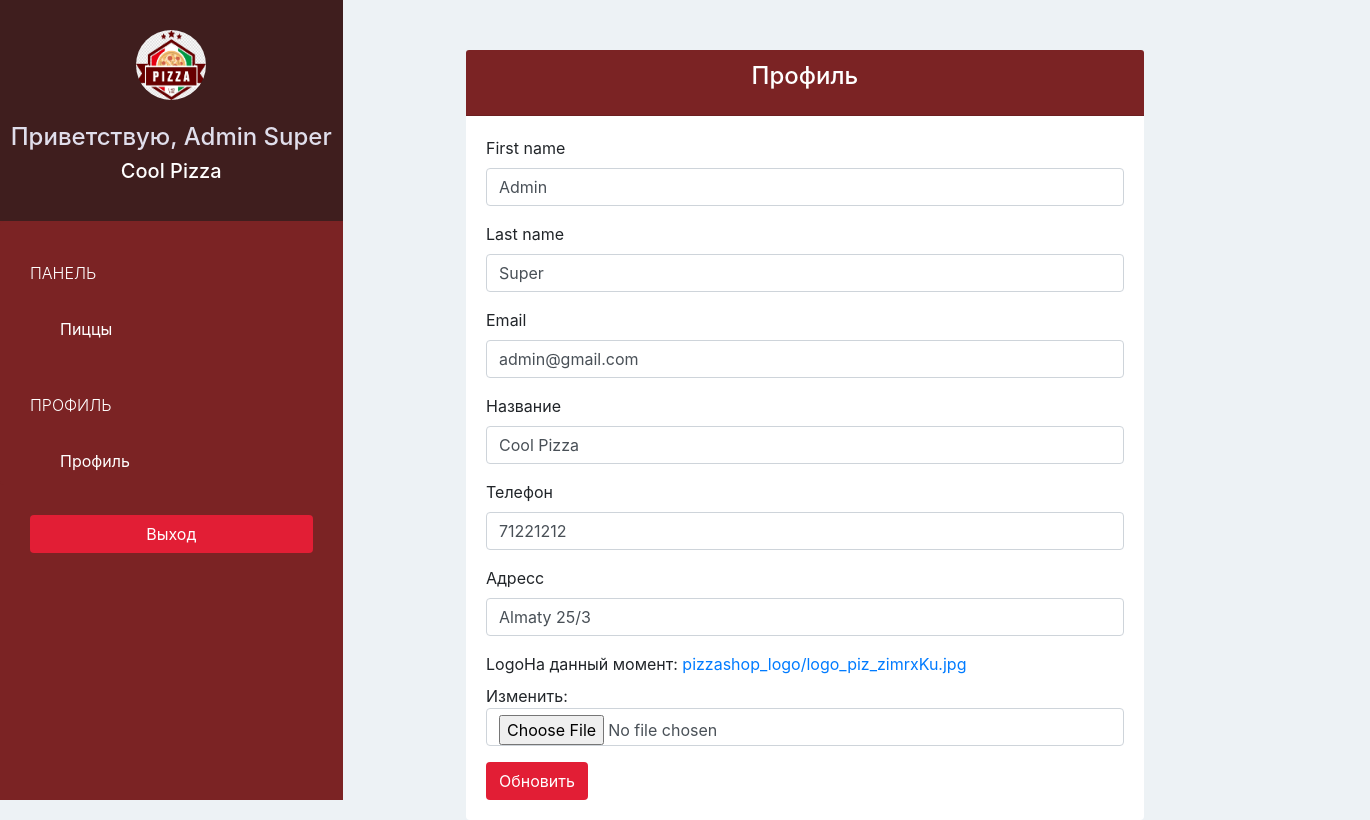
Page /pizzashop/account/ (signed in) on the earlier database version.
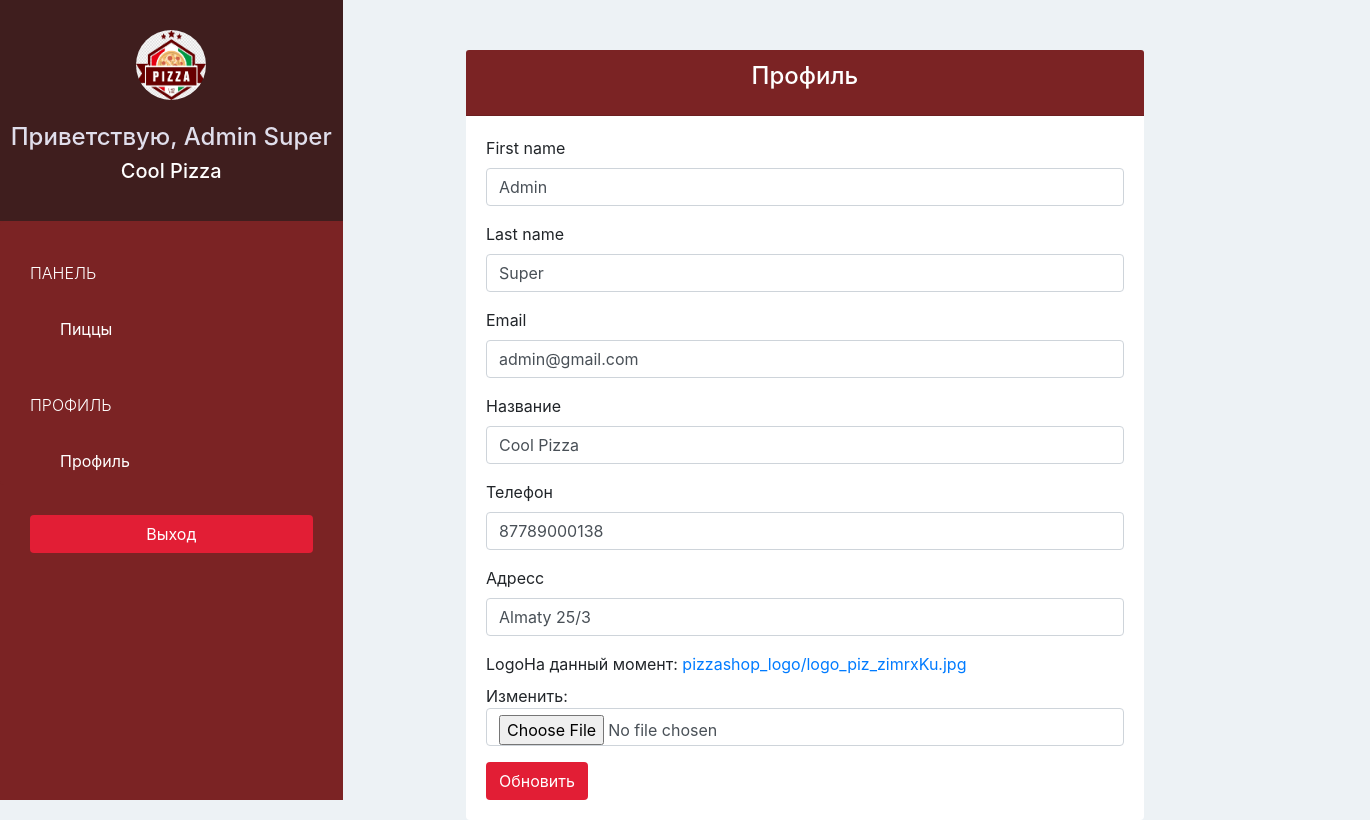
Same page on the later database version.
### pizzashopapp/models.py (models this page shows, shortened)
class PizzaShop(models.Model):
    owner = models.OneToOneField(User, on_delete=models.CASCADE, related_name='pizzashop')
    name = models.CharField(max_length=40, verbose_name='Название')
    phone = models.CharField(max_length=20, verbose_name='Телефон')
    address = models.CharField(max_length=40, verbose_name='Адресс')
    logo = models.ImageField(upload_to='pizzashop_logo/', blank=False)

### pizzashopapp/views.py (the view)
# urls.py: url(r'^pizzashop/account/$', views.pizzashop_account,name='pizzashop-account'),
@login_required(login_url='/pizzashop/sign_in/')
def pizzashop_account(request):
    user_form = UserFormForEdit(instance=request.user)
    pizzashop_form = PizzaShopForm(instance=request.user.pizzashop)
    if request.method=='POST':
        user_form = UserFormForEdit(request.POST, instance=request.user)
        pizzashop_form = PizzaShopForm(request.POST,request.FILES,instance=request.user.pizzashop)
        if user_form.is_valid() and pizzashop_form.is_valid():
           user_form.save()
           pizzashop_form.save()
    return render(request,'pizzashop/account.html',{'user_form':user_form,
                                                    'pizzashop_form':pizzashop_form})

### pizzashopapp/forms.py
class UserFormForEdit(forms.ModelForm):
    email = forms.CharField(max_length=100,required=True)
    class Meta:
        model = User
        fields = ('first_name','last_name','email')

class PizzaShopForm(forms.ModelForm):
    class Meta:
        model = PizzaShop
        fields = ('name','phone','address','logo')

### pizzashopapp/templates/pizzashop/account.html (shortened to what this page needs)
{% extends 'pizzashop/base.html' %}
{% load bootstrap4 %}
{% block page %}
  <div class="offset-lg-5 col-lg-8 " style="margin-left: 0">
    <div class="card">
      <div class="card-header bg-ruby">
        <h4 class="card-title text-center text-white">
          Профиль
        </h4>
      </div>
      <div class="card-body">
        <form method="POST" enctype="multipart/form-data">
          {% bootstrap_form user_form %}
          {% bootstrap_form pizzashop_form %}
          <button type="submit" class="btn btn-red">Обновить</button>
        </form>
      </div>
    </div>
  </div>
{% endblock %}

### pizzashopapp/templates/pizzashop/base.html (shortened to what this page needs)
{% extends 'base.html' %}
{% block sidebar %}
{% url 'pizzashop-pizza' as pizzashop_pizza_url %}
{% url 'pizzashop-account' as pizzashop_account_url %}
  <div class="text-center">
    <img class="rounded-circle" src="{{ MEDIA_URL }}{{ request.user.pizzashop.logo }}" width="70" height="70">
    <br>
    <br>
    <h4>Приветствую, {{ request.user.get_full_name }}</h4>
    <h5>{{ request.user.pizzashop.name }}</h5>
  </div>
  <div class="list-group">
    <span class="text-uppercase">Панель</span>
    <a href="{% url 'pizzashop-pizza' %}"
       class="list-group-item {% if request.path == pizzashop_pizza_url %} active {% endif %}">Пиццы</a>
    <span class="text-uppercase">Профиль</span>
    <a href="{% url 'pizzashop-account' %}"
       class="list-group-item {% if request.path == pizzashop_account_url %} active {% endif %}">Профиль</a>
  </div>
  <div class="text-center">
    <a href="{% url 'sign-out' %}?next={{ request.path }}" class="btn btn-red">Выход</a>
  </div>
{% endblock %}

### pizzashopapp/templates/base.html (shortened to what this page needs)
{% load static %}
<!DOCTYPE html>
<html lang="en">
<head>
  <link rel="stylesheet"  type="text/css"  href="{% static 'css/bootstrap.min.css' %}">
  <link rel="stylesheet" type="text/css"  href="{% static 'css/style.css' %}">
</head>
<body>
  <div class="container-fluid">
    <div class="row">
      <div class="col-lg-3 col-md-3 col-sm-3 sidebar">{% block sidebar %}{% endblock %}</div>
    </div>
    <div class="row">
      <div class="col-lg-10 col-md-10 col-sm-10 content" style="margin-left:30%">{% block page %}{% endblock %}</div>
    </div>
  </div>
</body>
</html>

### pizzashopapp/static/css/style.css (style rules this page uses)
body { padding-top: 50px; background-color: #EDF2F5; overflow: auto; }
.bg-ruby { background-color: #7B2324; }
.text-white { color: white; }
.btn-red { color: white; background-color: #E21E35; }
.sidebar { height: 100vh; position: fixed; top: 0; left: 0; padding: 0; background-color: #7B2324; overflow: auto; }
.sidebar > div:first-child { padding: 30px 10px; font-weight: bold; font-size: 15px; background-color: #3F1E1E; }
.sidebar > div:first-child > h4 { color: #E0DEEB; }
.sidebar > div:first-child > h5 { color: #FFFFFF; }
.sidebar .list-group { padding: 0; background-color: #7B2324; }
.sidebar .list-group > span { color: white; display: block; margin-top: 20px; padding: 20px 30px; font-size: 16px; font-weight: 300; }
.sidebar .list-group .list-group-item, .sidebar .list-group .list-group-item:focus { background-color: #7B2324; color: white; border: 0; padding-left: 60px; padding-right: 30px; }
.sidebar > div:last-child { padding: 30px; }
.sidebar > div:last-child .btn { width: 100%; }
.content { padding: 0 40px; }
.content .card { border: none; }

Differences in the rows shown:
changed PizzaShop "Cool Pizza": phone "71221212" → "87789000138"
